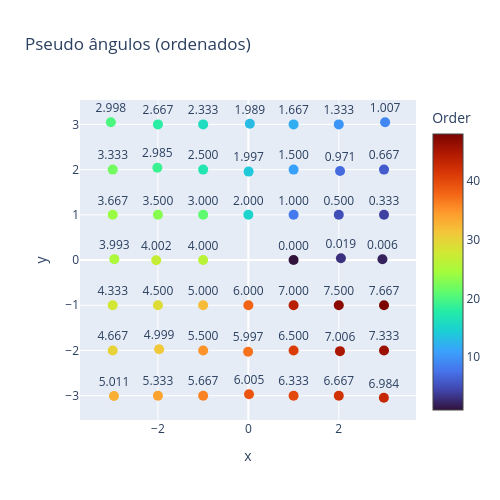

Notebook code cell kept with this figure:
### Code cell
import numpy as np
import plotly.graph_objects as go

plot_point_order(
    points,
    orders,
    annotations=labels,
    values=pseudo_angles,
    value_name="pseudo-angle",
    title="Pseudo ângulos (ordenados)",
).show()

### Figure 1 — Plotly figure (JSON) as saved in the notebook; plotly's stock layout.template omitted (floating-point values rounded to 4 significant figures)
{"data": [{"customdata": [[47.0, 7.5], [39.0, 6.005], [11.0, 1.5], [21.0, 3.0], [12.0, 1.667], [6.0, 0.6667], [23.0, 3.5], [40.0, 6.333], [17.0, 2.5], [7.0, 0.9712], [28.0, 4.333], [14.0, 1.997], [15.0, 2.0], [16.0, 2.333], [20.0, 2.998], [31.0, 4.999], [36.0, 5.667], [35.0, 5.5], [24.0, 3.667], [29.0, 4.5], [18.0, 2.667], [3.0, 0.0192], [41.0, 6.5], [25.0, 3.993], [34.0, 5.333], [38.0, 6.0], [46.0, 7.333], [13.0, 1.989], [1.0, 0.0], [45.0, 7.006], [5.0, 0.5], [33.0, 5.011], [37.0, 5.997], [4.0, 0.3333], [27.0, 4.002], [44.0, 7.0], [48.0, 7.667], [2.0, 0.006173], [26.0, 4.0], [19.0, 2.985], [10.0, 1.333], [32.0, 5.0], [22.0, 3.333], [8.0, 1.0], [30.0, 4.667], [9.0, 1.007], [43.0, 6.984], [42.0, 6.667]], "hovertemplate": "x=%{x:.6f}<br>y=%{y:.6f}<br>order=%{customdata[0]:.0f}<br>pseudo-angle=%{customdata[1]:.6f}<br><extra></extra>", "marker": {"color": [47, 39, 11, 21, 12, 6, 23, 40, 17, 7, 28, 14, 15, 16, 20, 31, 36, 35, 24, 29, 18, 3, 41, 25, 34, 38, 46, 13, 1, 45, 5, 33, 37, 4, 27, 44, 48, 2, 26, 19, 10, 32, 22, 8, 30, 9, 43, 42], "colorbar": {"title": {"text": "Order"}}, "colorscale": [[0, "#30123b"], [0.07143, "#4145ab"], [0.1429, "#4675ed"], [0.2143, "#39a2fc"], [0.2857, "#1bcfd4"], [0.3571, "#24eca6"], [0.4286, "#61fc6c"], [0.5, "#a4fc3b"], [0.5714, "#d1e834"], [0.6429, "#f3c63a"], [0.7143, "#fe9b2d"], [0.7857, "#f36315"], [0.8571, "#d93806"], [0.9286, "#b11901"], [1, "#7a0402"]], "showscale": true, "size": 10}, "mode": "markers+text", "text": ["7.500", "6.005", "1.500", "3.000", "1.667", "0.667", "3.500", "6.333", "2.500", "0.971", "4.333", "1.997", "2.000", "2.333", "2.998", "4.999", "5.667", "5.500", "3.667", "4.500", "2.667", "0.019", "6.500", "3.993", "5.333", "6.000", "7.333", "1.989", "0.000", "7.006", "0.500", "5.011", "5.997", "0.333", "4.002", "7.000", "7.667", "0.006", "4.000", "2.985", "1.333", "5.000", "3.333", "1.000", "4.667", "1.007", "6.984", "6.667"], "textposition": "top center", "type": "scatter", "x": [2.0, 0.01439, 1.0, -1.0, 1.0, 3.0, -2.0, 1.0, -1.0, 2.028, -3.0, 0.005458, 0.0, -1.0, -3.041, -1.974, -1.0, -1.0, -3.0, -2.0, -2.0, 2.047, 1.0, -2.964, -2.0, 0.0, 3.0, 0.03276, 1.0, 2.026, 2.0, -2.973, -0.005659, 3.0, -2.037, 1.0, 3.0, 2.965, -1.0, -2.013, 2.0, -1.0, -3.0, 1.0, -3.0, 3.024, 2.997, 2.0], "y": [-1.0, -2.968, 2.0, 1.0, 3.0, 2.0, 1.0, -3.0, 2.0, 1.969, -1.0, 1.956, 1.0, 3.0, 3.048, -1.971, -3.0, -2.0, 1.0, -1.0, 3.0, 0.03931, -2.0, 0.01974, -3.0, -1.0, -2.0, 3.013, 0.0, -2.015, 1.0, -3.006, -2.027, 1.0, -0.004961, -1.0, -1.0, 0.0183, 0.0, 2.043, 3.0, -1.0, 2.0, 1.0, -2.0, 3.047, -3.046, -3.0]}], "layout": {"height": 500, "showlegend": false, "title": {"text": "Pseudo ângulos (ordenados)"}, "width": 500, "xaxis": {"scaleanchor": "y", "scaleratio": 1, "title": {"text": "x"}, "zeroline": true}, "yaxis": {"title": {"text": "y"}, "zeroline": true}}}
